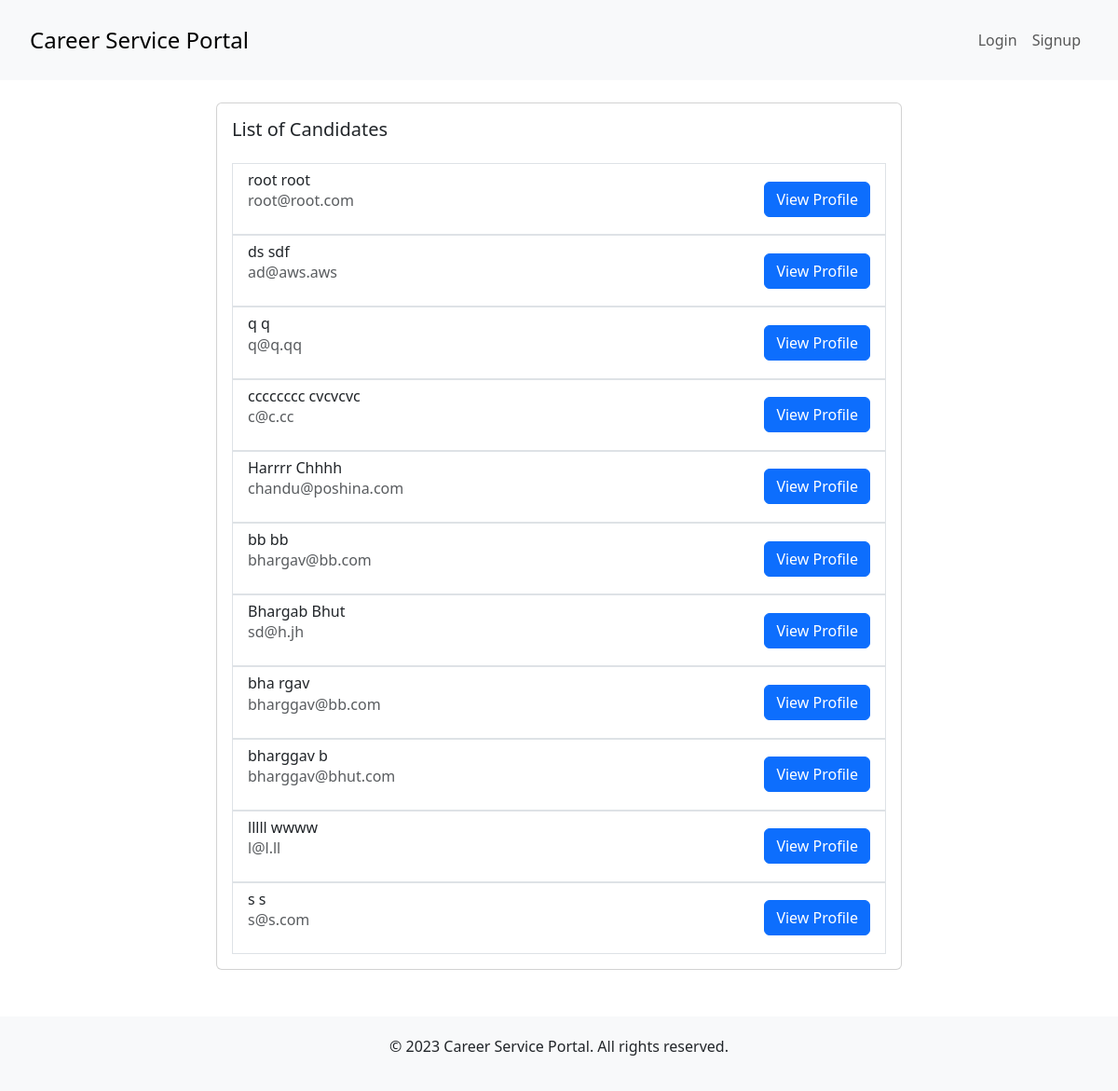
Screenshot of /employer/browseCandidatesAll/ with the database file from the repository.
### candidate/models.py (models this page shows)
class Candidate(models.Model):
    firstName = models.CharField(max_length=255)
    lastName = models.CharField(max_length=255)
    phone = models.CharField(max_length=255)
    resume = models.ForeignKey(
        Resume, on_delete=models.SET_NULL, null=True, blank=True)
    user = models.ForeignKey(User, on_delete=models.CASCADE)
    savedJobs = models.ManyToManyField(Job)

### user/models.py (models this page shows, shortened)
class User(models.Model):
    email = models.EmailField(max_length=254)
    password = models.CharField(max_length=255)
    role = models.CharField(max_length=255)

### employer/views.py (the view)
# urls.py: path('browseCandidatesAll/', views.browse_candidates_all, name='browse_candidates_all'),
def browse_candidates_all(request):
    employer = check_login(request)
    candidates = Candidate.objects.all()
    context = {
        'candidates': candidates
    }
    return render(request, 'employer/browse_candidates_all.html', context)

### employer/views.py (called while the page is built, shortened)
def check_login(request):
    return None

### templates/employer/browse_candidates_all.html (shortened to what this page needs)
{% extends "shared/base.html" %}
{% block content %}
<div class="container">
  <div class="row justify-content-center">
    <div class="col-md-8">
      <div class="card mt-4">
        <div class="card-body">
          <h5 class="card-title mb-4">List of Candidates</h5>
          <ul class="list-group">
            <form method="post" action="{% url 'employer:view_employee_profile' %}">
                {% for candidate in candidates %}
                <li class="list-group-item d-flex justify-content-between align-items-center">
                <div>
                    <h6 class="mb-0">{{ candidate.firstName }} {{ candidate.lastName }}</h6>
                    <p class="text-muted">{{ candidate.user.email }}</p>
                </div>
                <button type="submit" class="btn btn-primary" name="button_id" value="{{ candidate.id }}">View Profile</button>
                </li>
                {% endfor %}
            </form>
          </ul>
        </div>
      </div>
    </div>
  </div>
</div>
{% endblock %}

### templates/shared/base.html (style rules this page uses)
html, body { height: 100%; }
body { display: flex; flex-direction: column; }
.container { flex: 1; }

### rows the page displays
Candidate: firstName "root", lastName "root", user.email "root@root.com", {{ candidate.id }} 9 (drawn)
Candidate: firstName "ds", lastName "sdf", user.email "ad@aws.aws", {{ candidate.id }} 10 (drawn)
Candidate: firstName "q", lastName "q", user.email "q@q.qq", {{ candidate.id }} 12 (drawn)
Candidate: firstName "cccccccc", lastName "cvcvcvc", user.email "c@c.cc", {{ candidate.id }} 13 (drawn)
Candidate: firstName "Harrrr", lastName "Chhhh", user.email "chandu@poshina.com", {{ candidate.id }} 14 (drawn)
Candidate: firstName "bb", lastName "bb", user.email "bhargav@bb.com", {{ candidate.id }} 15 (drawn)
Candidate: firstName "Bhargab", lastName "Bhut", user.email "sd@h.jh", {{ candidate.id }} 16 (drawn)
Candidate: firstName "bha", lastName "rgav", user.email "bharggav@bb.com", {{ candidate.id }} 17 (drawn)
Candidate: firstName "bharggav", lastName "b", user.email "bharggav@bhut.com", {{ candidate.id }} 18 (drawn)
Candidate: firstName "lllll", lastName "wwww", user.email "l@l.ll", {{ candidate.id }} 19 (drawn)
Candidate: firstName "s", lastName "s", user.email "s@s.com", {{ candidate.id }} 22 (drawn)
